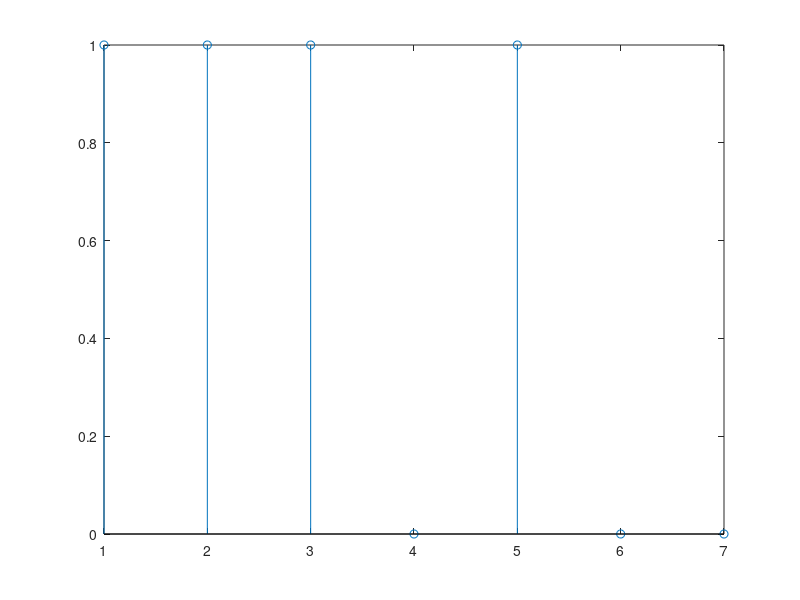

The MATLAB source for this figure:
f=3;
N=(2^f)-1;
s1=1;
s2=1;
s3=1;
for i=1:N
    s0(i)=xor(s3(i),s1(i));
    s1(i+1)=s0(i);
    s2(i+1)=s1(i);
    s3(i+1)=s2(i);
end
pn_seq = s3(1:N)
disp(pn_seq)
stem(pn_seq)